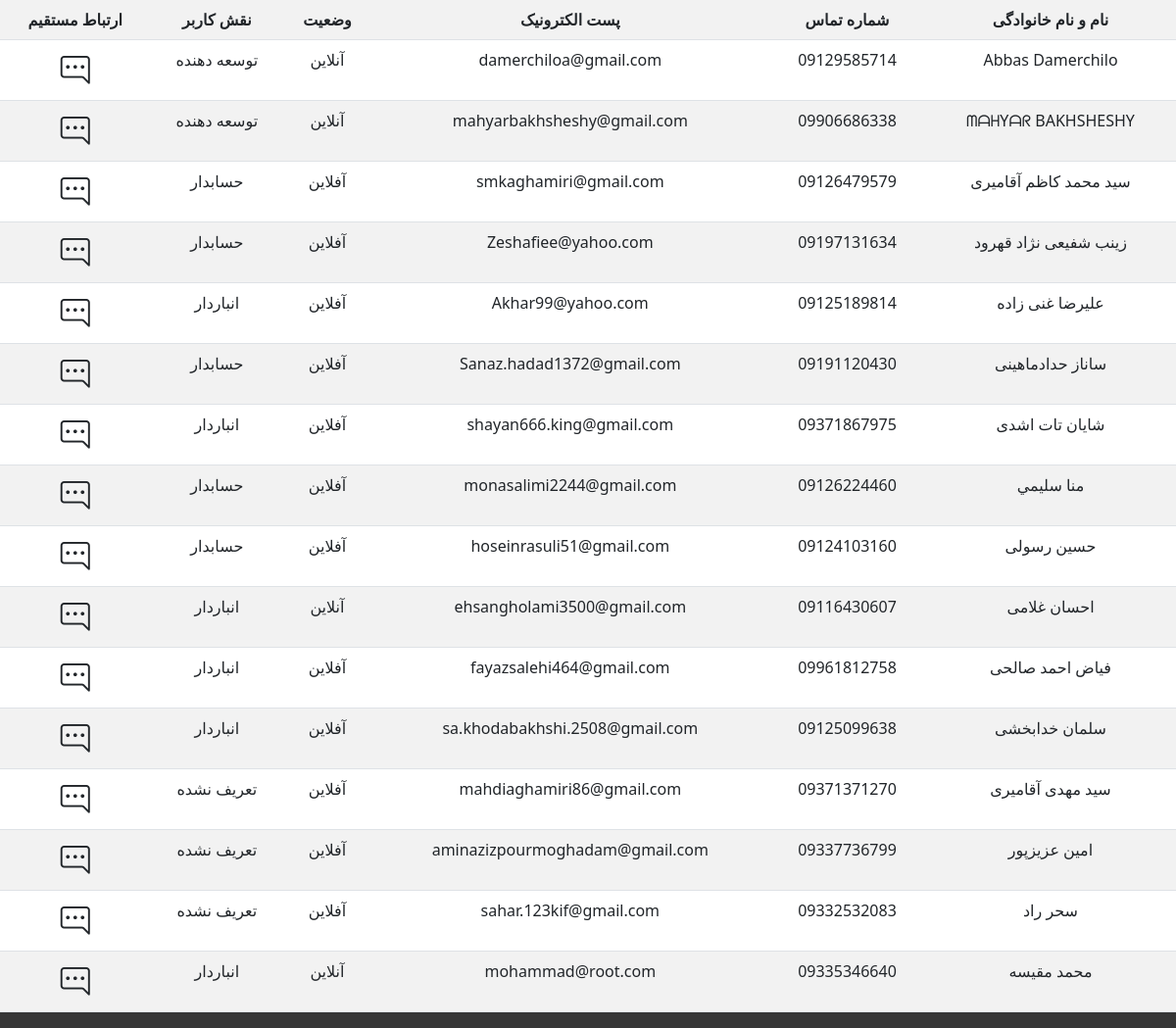
Screenshot of /accounts/ with the database file from the repository.
### account/models.py (models this page shows, shortened)
class user_accounts(AbstractBaseUser, PermissionsMixin):
    email = models.CharField(max_length=120,unique=True, verbose_name='پست الکترونیک')
    first_name = models.CharField(max_length=100, blank=True, null=True, verbose_name='نام')
    last_name = models.CharField(max_length=100, blank=True, null=True, verbose_name='نام خانوادگی')
    phoneNumber = models.CharField(max_length=20, unique=True, verbose_name='شماره تماس')
    codeMelli = models.CharField(max_length=20, unique=True, verbose_name='کد ملی')
    is_active = models.BooleanField(default=True, verbose_name='وضعیت کاربر')
    is_staff = models.BooleanField(default=False, verbose_name='وضعیت راهبری')
    is_inventor = models.BooleanField(default=False, verbose_name='انبار دار')
    is_calculator = models.BooleanField(default=False, verbose_name='حسابدار')
    status = models.BooleanField(null=True, verbose_name='وضعیت')
    category = models.IntegerField(choices=USER_CATEGORY, default=0, verbose_name='دسته پرسنلی')
    last_activity = models.DateTimeField(null=True, blank=True)
    date_joined = forms.DateTimeField(
        label='Date Joined',
        widget=forms.DateTimeInput(attrs={'type': 'datetime-local'}),
    )
    last_login = models.DateTimeField(auto_now_add=True, verbose_name='آخرین فعالیت')
    USERNAME_FIELD = 'email'
    REQUIRED_FIELDS = []
    objects = CustomUserManager()
    class Meta:
        verbose_name = 'کاربر'
        verbose_name_plural = 'کاربران سایت'

### account/views.py (the view)
# urls.py: path("", accountsView, name = "accounts"),
def accountsView(request):
    return render(request, "accounts/accounts.html")

### account/context_processors.py (called while the page is built)
def accuonts_list(request):
    accounts = user_accounts.objects.all()
    return {'accounts' : accounts}

### template/accounts/accounts.html (shortened to what this page needs)
{% extends 'base.html' %}
{% load static %}
{% block CSS %}
<link rel="stylesheet" href="{% static 'assets/css/accounts/accounts.css' %}">
{% endblock %}
{% block CONTENT %}
<table class="table table-striped text-center">
    <tr>
        <th>نام و نام خانوادگی</th>
        <th>شماره تماس</th>
        <th>پست الکترونیک</th>
        <th>وضعیت</th>
        <th>نقش کاربر</th>
        <th>ارتباط مستقیم</th>
    </tr>
    {% for user in accounts %}
    <tr>
        <td>{{ user.first_name }} {{ user.last_name }}</td>
        <td>{{ user.phoneNumber }}</td>
        <td>{{ user.email }}</td>
        <td>{% if user.status %}آنلاین{% else %}آفلاین{% endif %}</td>
        <td>{% if user.is_staff %}توسعه دهنده{% elif user.is_superuser %}مدیریت{% elif user.is_inventor %}انباردار{% elif user.is_calculator %}حسابدار{% else %}تعریف نشده{% endif %}</td>
        <td><i class="bi bi-chat-right-dots sip"></i></td>
    </tr>
    {% endfor %}
</table>
{% endblock %}

### template/base.html (shortened to what this page needs)
{% load static %}
<!doctype html>
<html lang="en" dir="rtl">
    <head>
        <link href="https://cdn.jsdelivr.net/npm/bootstrap@5.3.0/dist/css/bootstrap.min.css" rel="stylesheet"
>
        <link href="https://www.jqueryscript.net/css/jquerysctipttop.css" rel="stylesheet" type="text/css">
        {% block CSS %}{% endblock %}
    </head>
<body>
    {% block CONTENT %}{% block JS %}{% endblock %}{% endblock %}
</body>
</html>

### static/assets/css/accounts/accounts.css (style rules this page uses)
.sip { font-size: 30px; }

### static/assets/css/style.css (style rules this page uses)
:root { --wttc: #ffffff; --bktc: rgb(33, 33, 33); --betc: rgb(28, 51, 255); --bebc: rgb(28, 51, 255); }
body { background-color: rgb(54, 54, 54); }

### rows the page displays
user_accounts: first_name "Abbas", last_name "Damerchilo", phoneNumber "09129585714", email "damerchiloa@gmail.com", status "آنلاین", is_staff "توسعه دهنده"
user_accounts: first_name "ᗰᗩᕼYᗩᖇ", last_name "BAKHSHESHY", phoneNumber "09906686338", email "mahyarbakhsheshy@gmail.com", status "آنلاین", is_staff "توسعه دهنده"
user_accounts: first_name "سید محمد کاظم", last_name "آقامیری", phoneNumber "09126479579", email "smkaghamiri@gmail.com", status "آفلاین", is_staff "حسابدار"
user_accounts: first_name "زینب", last_name "شفیعی نژاد قهرود", phoneNumber "09197131634", email "Zeshafiee@yahoo.com", status "آفلاین", is_staff "حسابدار"
user_accounts: first_name "علیرضا", last_name "غنی زاده", phoneNumber "09125189814", email "Akhar99@yahoo.com", status "آفلاین", is_staff "انباردار"
user_accounts: first_name "ساناز", last_name "حدادماهینی", phoneNumber "09191120430", email "Sanaz.hadad1372@gmail.com", status "آفلاین", is_staff "حسابدار"
user_accounts: first_name "شایان", last_name "تات اشدی", phoneNumber "09371867975", email "shayan666.king@gmail.com", status "آفلاین", is_staff "انباردار"
user_accounts: first_name "منا", last_name "سليمي", phoneNumber "09126224460", email "monasalimi2244@gmail.com", status "آفلاین", is_staff "حسابدار"
user_accounts: first_name "حسین", last_name "رسولی", phoneNumber "09124103160", email "hoseinrasuli51@gmail.com", status "آفلاین", is_staff "حسابدار"
user_accounts: first_name "احسان", last_name "غلامی", phoneNumber "09116430607", email "ehsangholami3500@gmail.com", status "آنلاین", is_staff "انباردار"
user_accounts: first_name "فیاض", last_name "احمد صالحی", phoneNumber "09961812758", email "fayazsalehi464@gmail.com", status "آفلاین", is_staff "انباردار"
user_accounts: first_name "سلمان", last_name "خدابخشی", phoneNumber "09125099638", email "sa.khodabakhshi.2508@gmail.com", status "آفلاین", is_staff "انباردار"
user_accounts: first_name "سید مهدی", last_name "آقامیری", phoneNumber "09371371270", email "mahdiaghamiri86@gmail.com", status "آفلاین", is_staff "تعریف نشده"
user_accounts: first_name "امین", last_name "عزیزپور", phoneNumber "09337736799", email "aminazizpourmoghadam@gmail.com", status "آفلاین", is_staff "تعریف نشده"
user_accounts: first_name "سحر", last_name "راد", phoneNumber "09332532083", email "sahar.123kif@gmail.com", status "آفلاین", is_staff "تعریف نشده"
user_accounts: first_name "محمد", last_name "مقیسه", phoneNumber "09335346640", email "mohammad@root.com", status "آنلاین", is_staff "انباردار"
